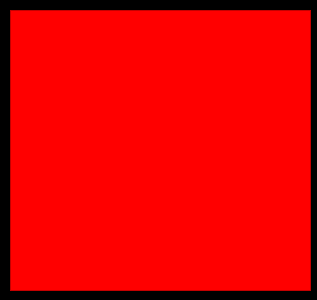
<?xml version="1.0" encoding="UTF-8"?>
<ui version="4.0">
 <class>Form</class>
 <widget class="QWidget" name="Form">
  <property name="geometry">
   <rect>
    <x>0</x>
    <y>0</y>
    <width>317</width>
    <height>300</height>
   </rect>
  </property>
  <property name="windowTitle">
   <string>History</string>
  </property>
  <property name="styleSheet">
   <string notr="true">background-color:black;
</string>
  </property>
  <widget class="QListWidget" name="listWidget">
   <property name="geometry">
    <rect>
     <x>10</x>
     <y>10</y>
     <width>301</width>
     <height>281</height>
    </rect>
   </property>
   <property name="styleSheet">
    <string notr="true">QListWidget{
background-color:red;
}
QListWidgetItem
{
color:white;
}</string>
   </property>
  </widget>
 </widget>
 <resources/>
 <connections/>
</ui>
